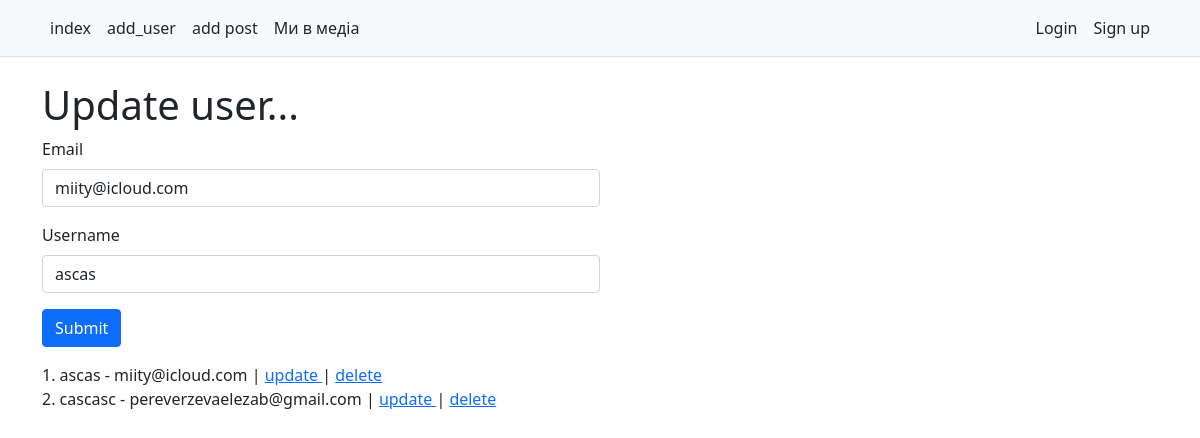
The app's page /user/update/1 with its own data.
### app.py (models this page shows, shortened)
class Users(db.Model):
    id = db.Column(db.Integer, primary_key=True)
    username = db.Column(db.String(80), unique=True, nullable=False)
    email = db.Column(db.String(120), unique=True, nullable=False)

### app.py (the view)
@app.route('/user/update/<int:id>', methods=['GET','POST'])
def update_user(id):
    form = UserForm()
    user_to_update = Users.query.get_or_404(id)
    if request.method == "POST":
        user_to_update.username = form.username.data
        user_to_update.email = form.email.data
        try:
            db.session.commit()
            flash("User updadet succesfully")
            return render_template('update_user.html', form=form, user_to_update=user_to_update,  all_users=Users.query.all() )
        except:
            flash("User updadet error")
            return render_template('update_user.html', form=form, user_to_update=user_to_update,  all_users=Users.query.all() )
    else:
        return render_template('update_user.html', name=user_to_update.username, form=form, user_to_update=user_to_update,  all_users=Users.query.all() )

### forms.py
class UserForm(FlaskForm):
    username = StringField('Username', [validators.Length(min=4, max=25)])
    email = StringField('Email', validators=[Email()])
    submit = SubmitField('Submit')

### templates/update_user.html (shortened to what this page needs)
{% extends 'base.html' %}
{% block content %}
<h1>Update user...</h1>
<form action="/user/update/{{ user_to_update.id }}"method="POST" class="col-6 ">
	<div class="mb-3">
		<p>{{ form.email.label(class="form-label") }} {{ form.email(class="form-control", value=user_to_update.email) }}</p>
		<p>{{ form.username.label(class="form-label") }} {{ form.username(class="form-control", value=user_to_update.username) }}</p>
		<p>{{ form.submit(class="btn btn-primary") }}</p>
	</div>
</form>
{% for user in all_users %}
{{ user.id }}. {{ user.username }} - {{ user.email }} |
<a href="{{ url_for('update_user', id=user.id )}}"> update </a>|
<a href="{{ url_for('userdelete', id=user.id )}}">delete</a>  <br>
{% endfor %}
{% endblock %}

### records on screen
Users: email "miity@icloud.com", username "ascas", id "1"
Users: id "2", username "cascasc", email "pereverzevaelezab@gmail.com"
